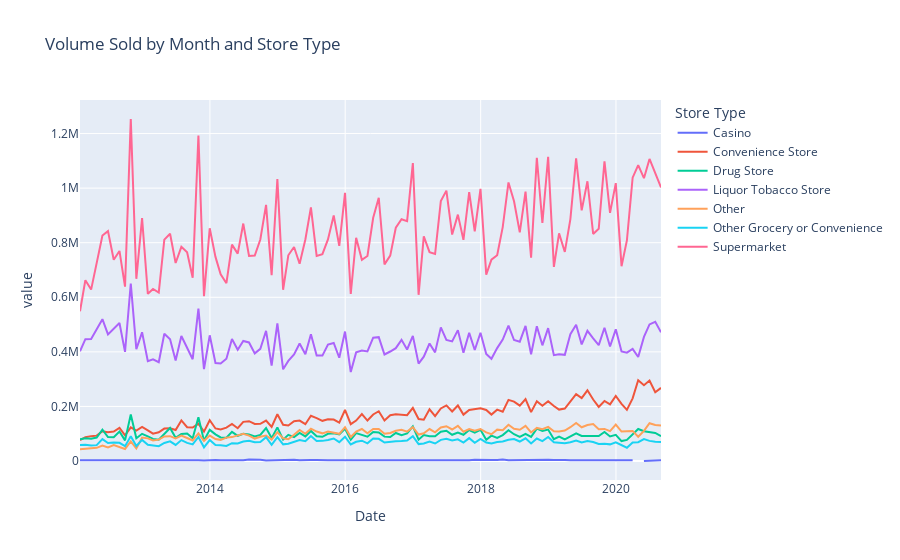

Notebook cell for this chart:
### Code cell
# Use groupby defined earlier
store_vol = store_type_m_g[['Volume Sold']].sum().reset_index()

# Pivot to get line graph
store_vol = store_vol.pivot(index = 'Date', 
                           columns = 'Store Type', 
                           values = 'Volume Sold').reset_index()

# Figure showing volume sold by store category over the months
# Takeaway: Seasonality shows up in all categories except Casino(too small). 
# Largest fluctuations seem to result from Grocery stores then Liquor and then Drug stores. 
# Convenience store sales might be on the rise
fig = px.line(store_vol, x='Date', y=store_vol.columns, title='Volume Sold by Month and Store Type')
fig
